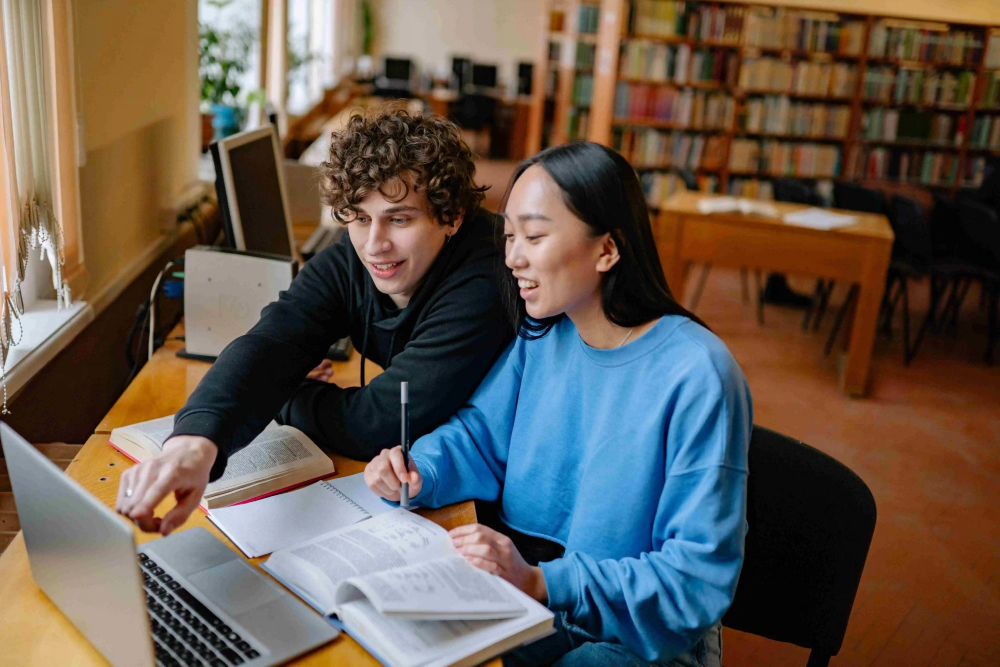
#> input picture src/assets/images/Solution1.webp, 2000 x 1333 px (shown at 1/2 size)
$ python generate-world-map-dots.py ../src/assets/images/Solution1.webp ../src/assets/images/solution3.webp
#> lines starting #> are read from the running program, lines starting #| are printed output that depends on the picture; after the words box and inside, x2 and y2 are one past the last pixel; in counts of white or black regions, pixels touching at a corner belong together
#!/usr/bin/env python3
"""
Regenerate worldMapDots.js from the reference dot-map artwork.

    pip install pillow numpy scipy
    python scripts/generate-world-map-dots.py src/assets/images/map.jpg src/components/hero/worldMapDots.js

The artwork is already a dot matrix, so this finds each existing dot's centre
(local maxima of darkness, deduped by minimum spacing) rather than resampling
onto a fresh grid — resampling aliases against the original lattice and turns
crisp rows into moiré.
"""

import sys
import numpy as np
from PIL import Image
from scipy import ndimage
from scipy.spatial import cKDTree

UPSCALE = 4         # peaks are found on an upscaled copy: the artwork's dots are
                    # only ~2px wide on a ~5px pitch, too coarse to separate at 1:1
DARK_CUTOFF = 6     # ignore anything within this much of white
MIN_PEAK = 2.0      # smoothed darkness required to count as a dot
MIN_DARK = 25       # reject peaks sitting on near-white source pixels (JPEG ringing)
MIN_SPACING = 3.0   # source px; dots closer than this are the same dot
BLUR = 2.0          # gaussian sigma, in upscaled px
PEAK_WINDOW = 9     # local-maximum window, in upscaled px
VIEW_WIDTH = 2000.0 # output viewBox width
RADIUS = 4.1        # dot radius in output viewBox units; set so the rendered dots
                    # carry the same total ink as the artwork's own dots


def extract(path):
#> called with path = '../src/assets/images/Solution1.webp'
    img = Image.open(path).convert("L")
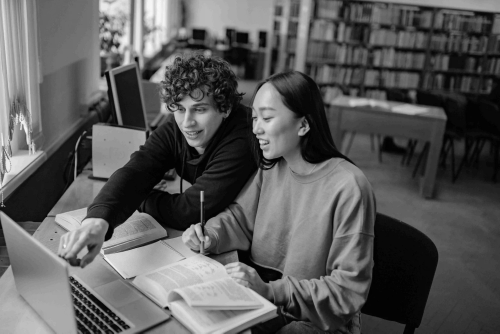
#> img: PIL image 2000x1333 L (shown at 1/4 size); min 0, max 253, mean 90
    source = np.asarray(img).astype(np.float32)
    big = np.asarray(
        img.resize((img.width * UPSCALE, img.height * UPSCALE), Image.LANCZOS)
    ).astype(np.float32)

    darkness = np.clip(255.0 - big, 0, None)
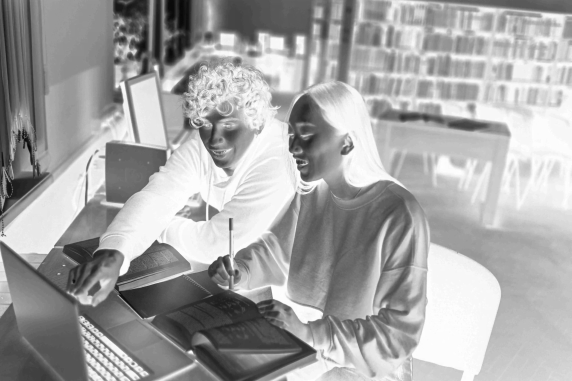
#> darkness: shape (5332, 8000) float32 (shown at 1/14 size); min 2, max 255, mean 165
    darkness[darkness < DARK_CUTOFF] = 0

    smooth = ndimage.gaussian_filter(darkness, BLUR)
    peaks = (smooth >= ndimage.maximum_filter(smooth, size=PEAK_WINDOW)) & (smooth > MIN_PEAK)
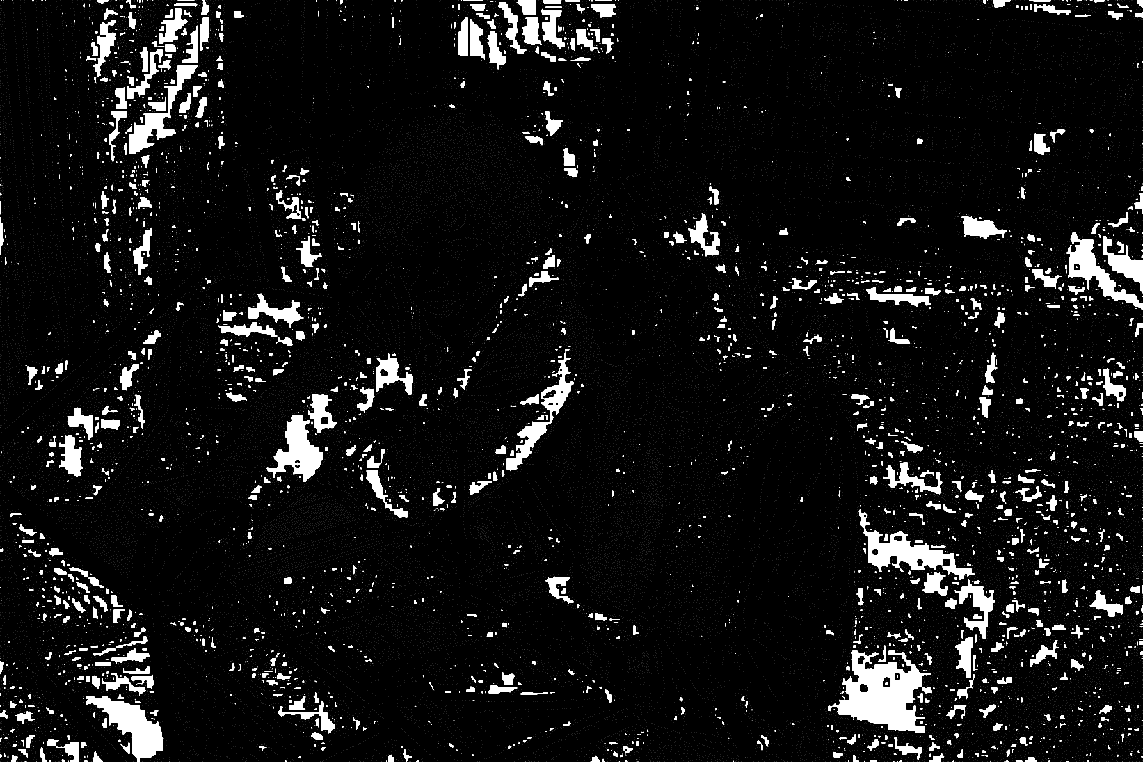
#> peaks: shape (5332, 8000) bool (shown at 1/7 size); 5.7% white; 36718 white regions (34811 under 20 px), largest, box (x1, y1, x2, y2) and area: (5800, 4551, 6515, 5128) 199623, (604, 4873, 1144, 5332) 97003, (6044, 3702, 6825, 4056) 93009
    ys, xs = np.nonzero(peaks)

    # Strongest peak in each neighbourhood wins.
    order = np.argsort(-smooth[ys, xs])
    pts = np.stack([xs[order], ys[order]], axis=1).astype(float)
#> pts = 2421627 pairs, first value 0 to 7999, second value 0 to 5331
    tree = cKDTree(pts)
    taken = np.zeros(len(pts), dtype=bool)
    keep = []
    for i in range(len(pts)):
        if taken[i]:
            continue
        keep.append(i)
        taken[tree.query_ball_point(pts[i], MIN_SPACING * UPSCALE)] = True
#> after the loop, keep = 48459 items
    pts = pts[keep] / UPSCALE
#> pts = 48459 pairs, first value 0 to 1999.8, second value 0 to 1332.8

    xi = np.clip(np.round(pts[:, 0]).astype(int), 0, source.shape[1] - 1)
    yi = np.clip(np.round(pts[:, 1]).astype(int), 0, source.shape[0] - 1)
    strength = ndimage.maximum_filter(255.0 - source, size=3)[yi, xi]
    return pts[strength >= MIN_DARK]


def main(src, dst):
    pts = extract(src)
#> pts = 48396 pairs, first value 0 to 1999.8, second value 0 to 1332.8
    (xmin, ymin), (xmax, ymax) = pts.min(0), pts.max(0)
#> xmin = 0; ymin = 0; xmax = 1999.8; ymax = 1332.8

    pad = RADIUS + 1
    scale = (VIEW_WIDTH - 2 * pad) / (xmax - xmin)
#> scale = 0.995
    view_h = round((ymax - ymin) * scale + 2 * pad)
#> view_h = 1336

    out = np.empty_like(pts)
    out[:, 0] = np.round((pts[:, 0] - xmin) * scale + pad)
    out[:, 1] = np.round((pts[:, 1] - ymin) * scale + pad)
    out = out[np.lexsort((out[:, 0], out[:, 1]))].astype(int)  # row order, gzips better

    flat = ",".join(f"{x},{y}" for x, y in out)
    with open(dst, "w") as fh:
        fh.write(
            "// Generated from the reference dot-map artwork. Do not hand-edit.\n"
            f"// Flat [x, y, x, y, ...] pairs in a {int(VIEW_WIDTH)} x {view_h} viewBox.\n"
            f"export const DOT_VIEWBOX = {{ width: {int(VIEW_WIDTH)}, "
            f"height: {view_h}, radius: {RADIUS} }};\n\n"
            f"export const WORLD_MAP_DOTS = [{flat}];\n"
        )
    print(f"{len(out)} dots -> {dst}")
#| 48396 dots -> ../src/assets/images/solution3.webp


if __name__ == "__main__":
    main(sys.argv[1], sys.argv[2])

$ run again, on src/assets/images/solution4.webp
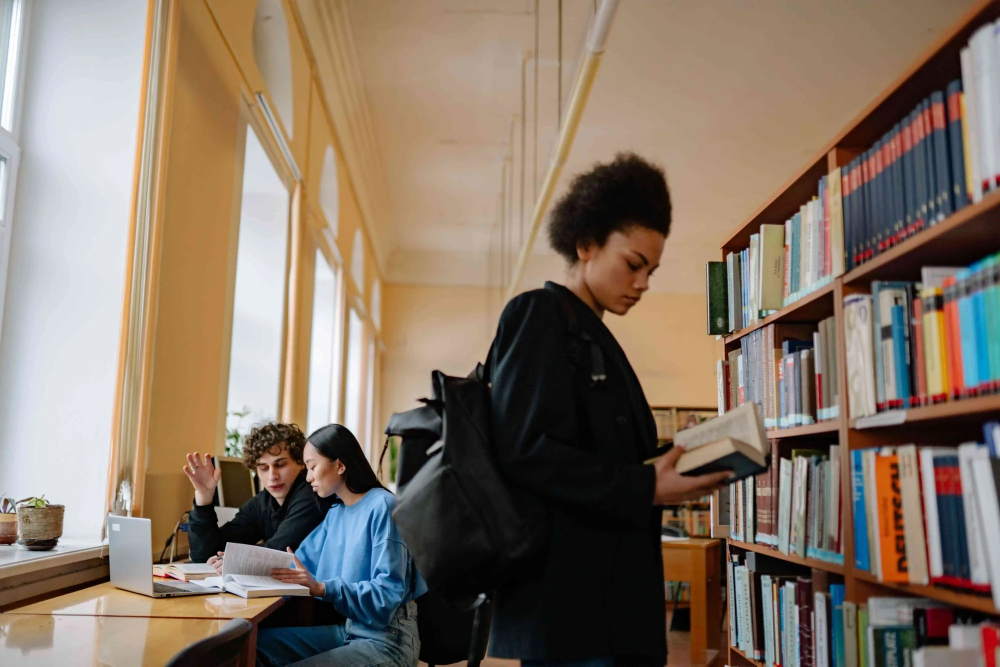
#> input picture src/assets/images/solution4.webp, 2000 x 1333 px (shown at 1/2 size)
#> in extract, `darkness = np.clip(255.0 - big, 0, None)`:
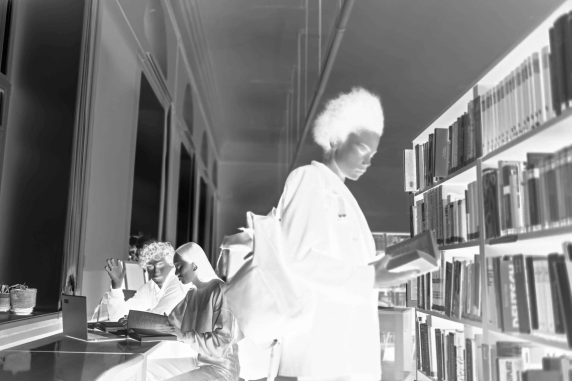
#> darkness: shape (5332, 8000) float32 (shown at 1/14 size); min 0, max 255, mean 134.7
#> in extract, `peaks = (smooth >= ndimage.maximum_filter(smooth, size=PEAK_WINDOW)) &..`:
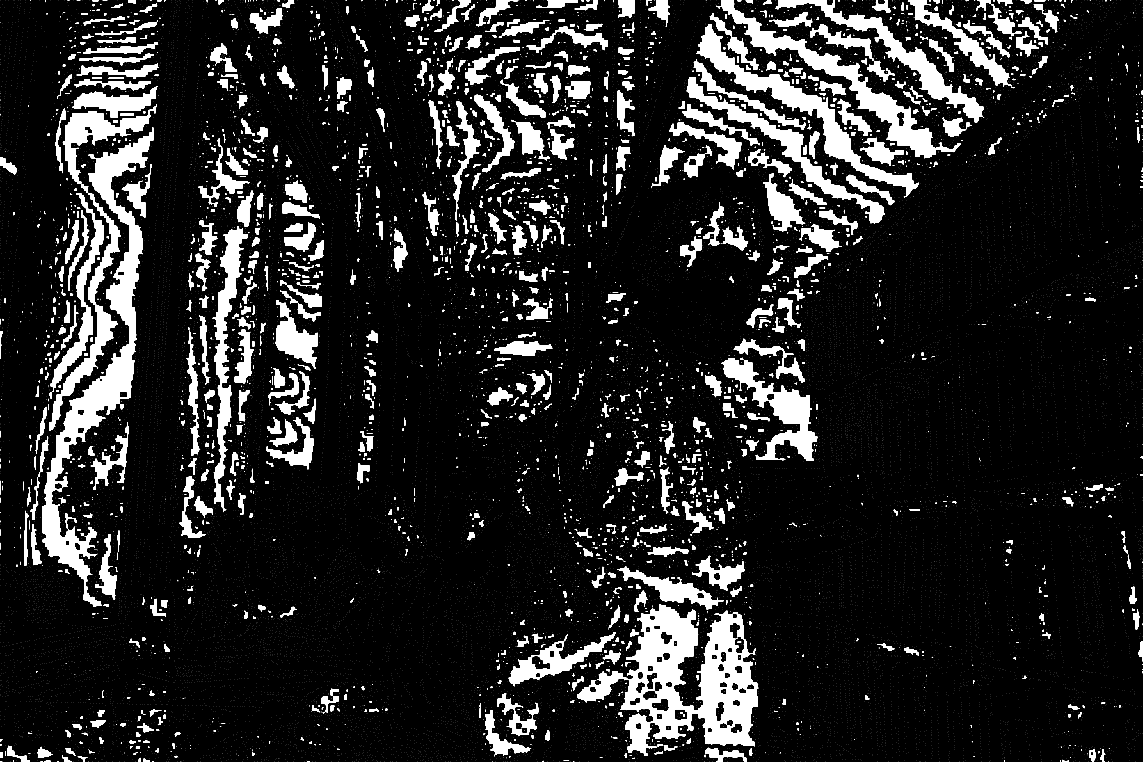
#> peaks: shape (5332, 8000) bool (shown at 1/7 size); 11.8% white; 26798 white regions (24791 under 20 px), largest, box (x1, y1, x2, y2) and area: (4044, 4230, 5307, 5289) 534056, (296, 892, 1078, 4244) 439269, (5012, 0, 6724, 1109) 204707
#> in extract, `pts = np.stack([xs[order], ys[order]], axis=1).astype(float)`: pts = 5034958 pairs, first value 0 to 7999, second value 0 to 5331
#> after the loop in extract, `for i in range(len(pts)):`: keep = 55661 items
#> in extract, `pts = pts[keep] / UPSCALE`: pts = 55661 pairs, first value 0 to 1999.8, second value 0 to 1332.8
#> in main, `pts = extract(src)`: pts = 54362 pairs, first value 0 to 1999.8, second value 0 to 1332.8
#> xmin = 0; xmax = 1999.8; ymax = 1332.8
#> scale = 0.995
#> view_h = 1336
#| 54362 dots -> ../src/assets/images/solution4.webp

$ run again, on src/assets/images/solution5.webp
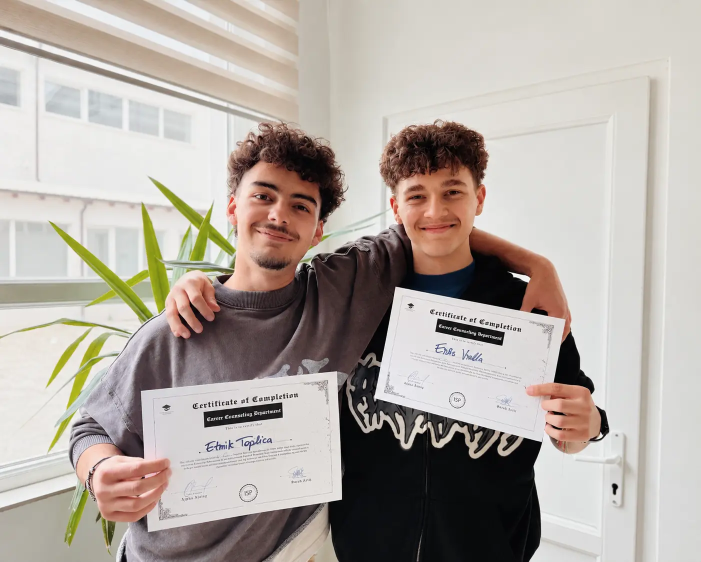
#> input picture src/assets/images/solution5.webp, 1401 x 1123 px (shown at 1/2 size)
#> in extract, `darkness = np.clip(255.0 - big, 0, None)`:
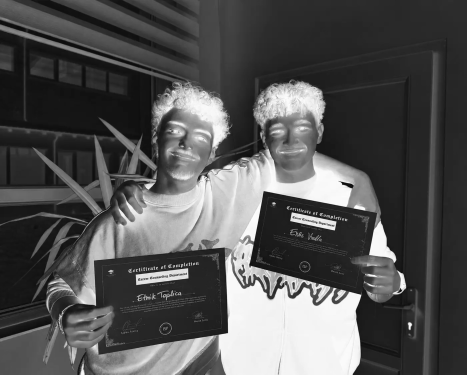
#> darkness: shape (4492, 5604) float32 (shown at 1/12 size); min 0, max 255, mean 83.8
#> in extract, `peaks = (smooth >= ndimage.maximum_filter(smooth, size=PEAK_WINDOW)) &..`:
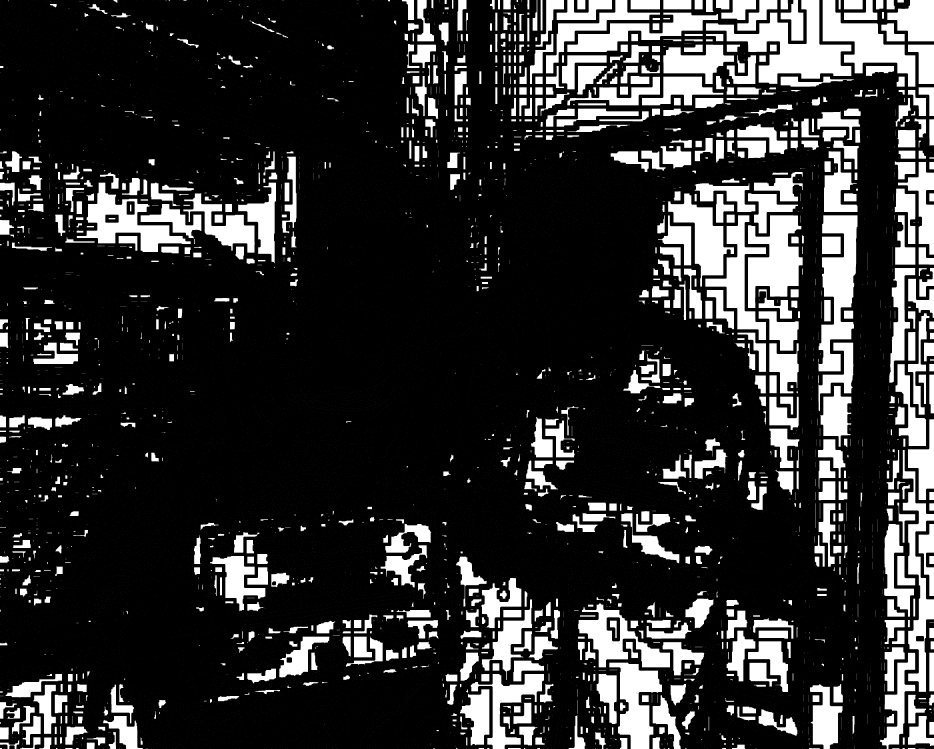
#> peaks: shape (4492, 5604) bool (shown at 1/6 size); 19.5% white; 18444 white regions (16733 under 20 px), largest, box (x1, y1, x2, y2) and area: (4236, 0, 5108, 503) 158638, (4909, 1292, 5145, 2228) 123406, (4488, 1292, 4816, 1848) 112753
#> in extract, `pts = np.stack([xs[order], ys[order]], axis=1).astype(float)`: pts = 4911478 pairs, first value 0 to 5603, second value 0 to 4491
#> after the loop in extract, `for i in range(len(pts)):`: keep = 45942 items
#> in extract, `pts = pts[keep] / UPSCALE`: pts = 45942 pairs, first value 0 to 1400.8, second value 0 to 1122.8
#> in main, `pts = extract(src)`: pts = 42204 pairs, first value 0 to 1400.8, second value 0 to 1122.8
#> xmin = 0; xmax = 1400.8; ymax = 1122.8
#> scale = 1.42
#> view_h = 1605
#| 42204 dots -> ../src/assets/images/solution5.webp
